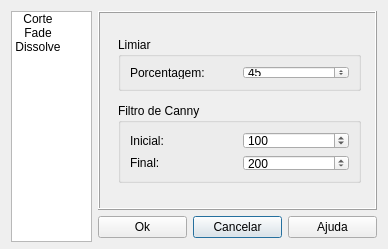
<ui version="4.0" >
 <class>Dialog</class>
 <widget class="QDialog" name="Dialog" >
  <property name="geometry" >
   <rect>
    <x>0</x>
    <y>0</y>
    <width>388</width>
    <height>249</height>
   </rect>
  </property>
  <property name="minimumSize" >
   <size>
    <width>384</width>
    <height>249</height>
   </size>
  </property>
  <property name="maximumSize" >
   <size>
    <width>388</width>
    <height>249</height>
   </size>
  </property>
  <property name="windowTitle" >
   <string>MFIT - Configurações de Detecção</string>
  </property>
  <layout class="QGridLayout" name="gridLayout_3" >
   <item row="0" column="1" colspan="3" >
    <widget class="QStackedWidget" name="detectProperties" >
     <property name="enabled" >
      <bool>true</bool>
     </property>
     <property name="autoFillBackground" >
      <bool>false</bool>
     </property>
     <property name="styleSheet" >
      <string notr="true" />
     </property>
     <property name="frameShape" >
      <enum>QFrame::Box</enum>
     </property>
     <property name="frameShadow" >
      <enum>QFrame::Raised</enum>
     </property>
     <property name="lineWidth" >
      <number>1</number>
     </property>
     <property name="currentIndex" >
      <number>0</number>
     </property>
     <widget class="QWidget" name="cutPage" >
      <layout class="QGridLayout" name="gridLayout_2" >
       <item row="0" column="0" >
        <widget class="QWidget" native="1" name="cutWidget" >
         <layout class="QGridLayout" name="gridLayout" >
          <item row="0" column="0" >
           <widget class="QGroupBox" name="groupBox" >
            <property name="minimumSize" >
             <size>
              <width>243</width>
              <height>54</height>
             </size>
            </property>
            <property name="maximumSize" >
             <size>
              <width>243</width>
              <height>54</height>
             </size>
            </property>
            <property name="title" >
             <string>Limiar</string>
            </property>
            <layout class="QGridLayout" >
             <item row="0" column="2" >
              <widget class="QSpinBox" name="spinPercentage" >
               <property name="maximum" >
                <number>100</number>
               </property>
               <property name="value" >
                <number>45</number>
               </property>
              </widget>
             </item>
             <item row="0" column="1" >
              <widget class="QLabel" name="labelPercentage" >
               <property name="text" >
                <string>Porcentagem:</string>
               </property>
              </widget>
             </item>
            </layout>
           </widget>
          </item>
          <item row="1" column="0" >
           <widget class="QGroupBox" name="groupBox_2" >
            <property name="minimumSize" >
             <size>
              <width>243</width>
              <height>80</height>
             </size>
            </property>
            <property name="maximumSize" >
             <size>
              <width>243</width>
              <height>80</height>
             </size>
            </property>
            <property name="title" >
             <string>Filtro de Canny</string>
            </property>
            <layout class="QGridLayout" >
             <item row="1" column="1" >
              <widget class="QSpinBox" name="spinLastCanny" >
               <property name="maximum" >
                <number>255</number>
               </property>
               <property name="value" >
                <number>200</number>
               </property>
              </widget>
             </item>
             <item row="0" column="1" >
              <widget class="QSpinBox" name="spinFirstCanny" >
               <property name="maximum" >
                <number>255</number>
               </property>
               <property name="value" >
                <number>100</number>
               </property>
              </widget>
             </item>
             <item row="1" column="0" >
              <widget class="QLabel" name="labelLast" >
               <property name="text" >
                <string>Final:</string>
               </property>
              </widget>
             </item>
             <item row="0" column="0" >
              <widget class="QLabel" name="labelFirst" >
               <property name="text" >
                <string>Inicial:</string>
               </property>
              </widget>
             </item>
            </layout>
           </widget>
          </item>
         </layout>
        </widget>
       </item>
      </layout>
     </widget>
     <widget class="QWidget" name="fadePage" />
     <widget class="QWidget" name="dissolvePage" />
    </widget>
   </item>
   <item row="1" column="2" >
    <widget class="QPushButton" name="cancelButton" >
     <property name="text" >
      <string>Cancelar</string>
     </property>
    </widget>
   </item>
   <item row="1" column="3" >
    <widget class="QPushButton" name="helpButton" >
     <property name="text" >
      <string>Ajuda</string>
     </property>
    </widget>
   </item>
   <item row="1" column="1" >
    <widget class="QPushButton" name="okButton" >
     <property name="text" >
      <string>Ok</string>
     </property>
    </widget>
   </item>
   <item rowspan="2" row="0" column="0" >
    <widget class="QListWidget" name="listDetectConfig" >
     <property name="minimumSize" >
      <size>
       <width>81</width>
       <height>231</height>
      </size>
     </property>
     <property name="maximumSize" >
      <size>
       <width>81</width>
       <height>231</height>
      </size>
     </property>
     <property name="verticalScrollBarPolicy" >
      <enum>Qt::ScrollBarAlwaysOff</enum>
     </property>
     <property name="horizontalScrollBarPolicy" >
      <enum>Qt::ScrollBarAlwaysOff</enum>
     </property>
     <property name="editTriggers" >
      <set>QAbstractItemView::CurrentChanged</set>
     </property>
     <property name="showDropIndicator" stdset="0" >
      <bool>false</bool>
     </property>
     <property name="dragDropMode" >
      <enum>QAbstractItemView::NoDragDrop</enum>
     </property>
     <property name="iconSize" >
      <size>
       <width>100</width>
       <height>100</height>
      </size>
     </property>
     <property name="movement" >
      <enum>QListView::Static</enum>
     </property>
     <property name="isWrapping" stdset="0" >
      <bool>true</bool>
     </property>
     <property name="spacing" >
      <number>5</number>
     </property>
     <property name="viewMode" >
      <enum>QListView::IconMode</enum>
     </property>
     <property name="uniformItemSizes" >
      <bool>true</bool>
     </property>
     <property name="wordWrap" >
      <bool>false</bool>
     </property>
     <item>
      <property name="text" >
       <string>Corte</string>
      </property>
      <property name="icon" >
       <iconset>
        <normaloff>../Interface/Icons/cut.png</normaloff>../Interface/Icons/cut.png</iconset>
      </property>
     </item>
     <item>
      <property name="text" >
       <string>Fade</string>
      </property>
      <property name="icon" >
       <iconset>
        <normaloff>../Interface/Icons/fades.png</normaloff>../Interface/Icons/fades.png</iconset>
      </property>
     </item>
     <item>
      <property name="text" >
       <string>Dissolve</string>
      </property>
      <property name="icon" >
       <iconset>
        <normaloff>../Interface/Icons/dissolve.png</normaloff>../Interface/Icons/dissolve.png</iconset>
      </property>
     </item>
    </widget>
   </item>
  </layout>
 </widget>
 <resources/>
 <connections/>
</ui>
